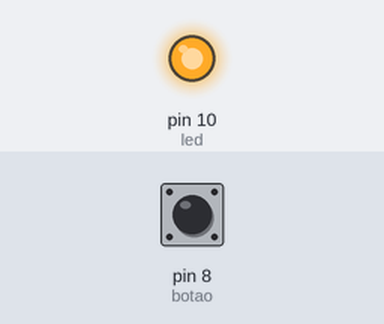
Bench run of a sketch on a simulated Arduino Uno, built with avr-gcc and run on an emulated ATmega328P. Parts: output pins drawn as LEDs (lit = HIGH). Inputs (shaded band) come from the test bench; at power-on: pin 8 (botao) HIGH.

Above: at 1.2 s.
1.3 s: pin 8 (botao) pulled LOW for 0.15 s
At 1.37 s:
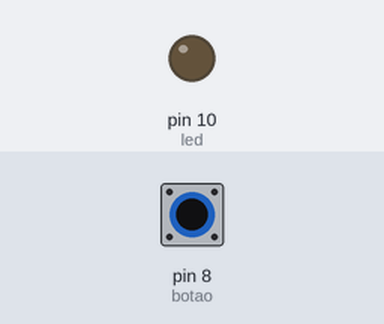
2.9 s: pin 8 (botao) pulled LOW for 3.2 s
At 7.1 s:
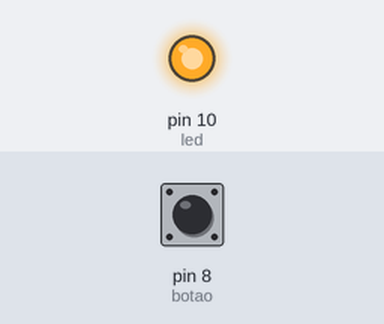
Timing chart, 0 to 8.6 s (numbered marks = the images above; inputs shaded):
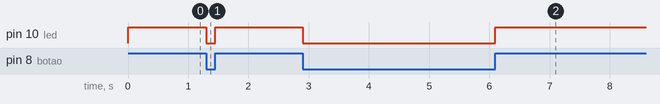

Measured:
- after the input at 1.3 s, pin 10 (led): HIGH → LOW at once, → HIGH 0.15 s later
- after the input at 2.9 s, pin 10 (led): HIGH → LOW at once, → HIGH 3.2 s later

The sketch:

botao_led.ino
```cpp
const int led = 10;   //constante led refere-se ao pino digital 8.
const int botao = 8; //constante botão refere-se ao pino digital 2.

//Variável que conterá os estados do botão (0 LOW, 1 HIGH).
int estadoBotao = 0;

//Método setup, executado uma vez ao ligar o Arduino.
void setup() {
  pinMode(led,OUTPUT);  //Definindo pino digital 8 como de saída.
  pinMode(botao,INPUT_PULLUP); //Definindo pino digital 2 como de entrada.
}

//Método loop, executado enquanto o Arduino estiver ligado.
void loop() {
  //Lendo o estado do pino 2, constante botao, e atribuindo
  //o resultado a variável estadoBotao.
  estadoBotao = digitalRead(botao);

  //Verificando o estado do botão para definir se acenderá ou
  //apagará o led.
  if (estadoBotao == HIGH) {
    digitalWrite(led,HIGH); //Botão pressionado, acende o led.
  } else {
    digitalWrite(led,LOW);  //Botão não pressionado, apaga o led.
  }
}
```
